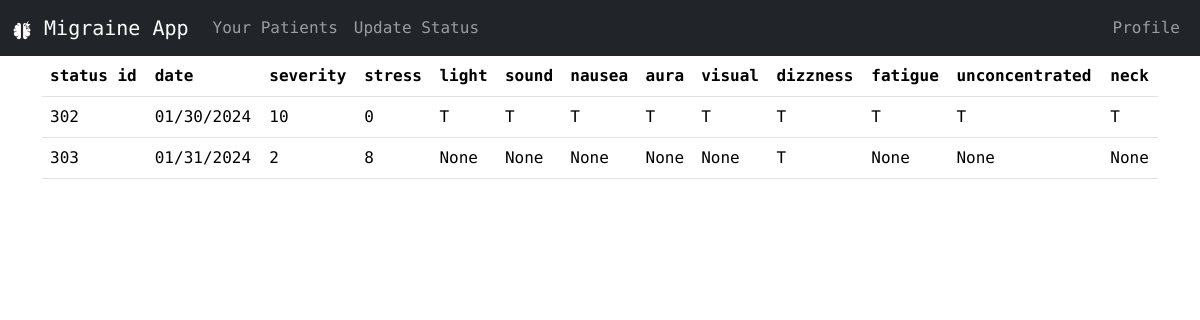
/user_details/101 (signed in), run on an earlier commit of the app's database.
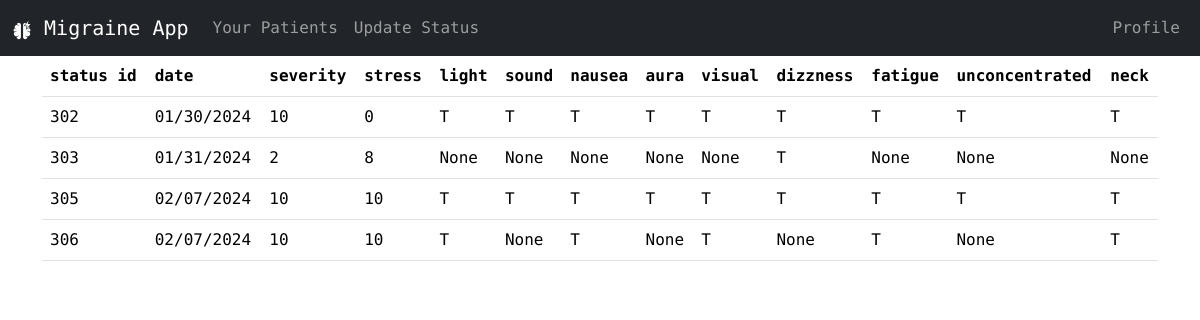
And on a later commit of the database.
### website/models.py (models this page shows)
class Status(db.Model):
    id = db.Column(db.Integer, primary_key=True, autoincrement=True)
    date = db.Column(db.String(150))
    severity = db.Column(db.Integer)
    stress = db.Column(db.Integer)
    light = db.Column(db.String(1))
    sound = db.Column(db.String(1))
    nausea = db.Column(db.String(1))
    aura = db.Column(db.String(1))
    visual = db.Column(db.String(1))
    dizzness = db.Column(db.String(1))
    fatigue = db.Column(db.String(1))
    unconcentrated = db.Column(db.String(1))
    neck = db.Column(db.String(1))
    user_id = db.Column(db.Integer, db.ForeignKey("user.id"))

### website/views.py (the view)
@views.route("/user_details/<int:user_id>")
@login_required
def user_details(user_id):
    print(user_id)
    if user_id:
        status_details = (
            db.session.query(
                Status.id,
                Status.date,
                Status.severity,
                Status.stress,
                Status.light,
                Status.sound,
                Status.nausea,
                Status.aura,
                Status.visual,
                Status.dizzness,
                Status.fatigue,
                Status.unconcentrated,
                Status.neck
            ).filter(
                Status.user_id == user_id
            ).all()
        )
        for i in status_details:
            print(i)
        return render_template("user_details.html", status_details=status_details)
    else:
        flash("User not found", "error")
        return redirect(url_for("views.care_home"))

### website/__init__.py (called while the page is built)
def create_app():
    app = Flask(__name__)
    app.config["SECRET_KEY"] = "heisenberg"
    app.config["SQLALCHEMY_DATABASE_URI"] = f"sqlite:///{DB_NAME}"
    db.init_app(app)
    from .views import views
    from .auth import auth
    app.register_blueprint(views, url_prefix="/")
    app.register_blueprint(auth, url_prefix="/")
    from .models import User, Caretaker, Admin
    create_database(app)
    login_manager = LoginManager()
    login_manager.login_view = "auth.login"
    login_manager.login_message = "User needs to be logged in to view this page"
    login_manager.login_message_category = "error"
    login_manager.init_app(app)
    @login_manager.user_loader
    def load_user(email):
        u = User.query.get(email)
        c = Caretaker.query.get(email)
        a = Admin.query.get(email)
        return u or c or a
    return app

### website/templates/user_details.html
{% extends "care_base.html" %}
{% block body %}
    <table class="table ">
        <thead class="thead-dark">
            <tr>
                <th scope="col">status id</th>
                <th scope="col">date</th>
                <th scope="col">severity</th>
                <th scope="col">stress</th>
                <th scope="col">light</th>
                <th scope="col">sound</th>
                <th scope="col">nausea</th>
                <th scope="col">aura</th>
                <th scope="col">visual</th>
                <th scope="col">dizzness</th>
                <th scope="col">fatigue</th>
                <th scope="col">unconcentrated</th>
                <th scope="col">neck</th>
                </tr>
        </thead>
        <tbody>
            {% for i in status_details %}
                <tr>
                    <td>{{ i[0] }}</th>
                    <td>{{ i[1] }}</td>
                    <td>{{ i[2] }}</td>
                    <td>{{ i[3] }}</td>
                    <td>{{ i[4] }}</td>
                    <td>{{ i[5] }}</td>
                    <td>{{ i[6] }}</td>
                    <td>{{ i[7] }}</td>
                    <td>{{ i[8] }}</td>
                    <td>{{ i[9] }}</td>
                    <td>{{ i[10] }}</td>
                    <td>{{ i[11] }}</td>
                    <td>{{ i[12] }}</td>
                </tr>
            {% endfor %}
        </tbody>
    </table>
{% endblock %}

### website/templates/care_base.html (shortened to what this page needs)
<!DOCTYPE html>
<html lang="en">
<head>
    <link rel="stylesheet" href="../static/css/main.css">
</head>
<body>
    <nav class="navbar navbar-expand-lg navbar-dark bg-dark d-flex justify-content-between align-items-center data-bs-theme="dark"">
        <div class="collapse navbar-collapse container-fluid" id="navbarText">
            <ul class="navbar-nav mr-auto">
                <a class="navbar-brand">
                    <img src="../static/img/whiteLogo4%.png" alt="migraiane logo">
                    Migraine App
                </a>
                <li class="nav-item">
                    <a class="nav-link {% block homeActive %}{% endblock %}" href="/care_home">Your Patients</a>
                </li>
                <li class="nav-item">
                    <a class="nav-link {% block cuActive %}{% endblock %}" href="/care_update">Update Status</a>
                </li>
            </ul>
            <ul class="navbar-nav mr-auto d-flex">
                <li class="nav-item">
                    <a class="nav-link {% block profileActive %}{% endblock %}" href="/care_profile">Profile</a>
                </li>
            </ul>
        </div>
    </nav>
    <div class="container">
        {% block body %}{% endblock  %}
    </div>
</body>
</html>

What changed in the data, as far as the page shows it:
added Status: id "305", date "02/07/2024", severity "10", stress "10", light "T", sound "T", nausea "T", aura "T", visual "T", dizzness "T", fatigue "T", unconcentrated "T", neck "T"
added Status: id "306", date "02/07/2024", severity "10", stress "10", light "T", i "None", nausea "T", visual "T", fatigue "T", neck "T"
